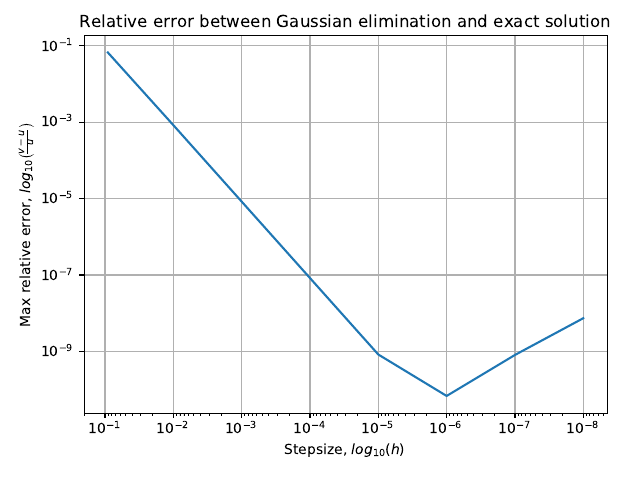

The Python source for this figure:
import numpy as np 
import matplotlib.pyplot as plt 


n = 8
error = np.loadtxt("../build/max_rel_errors_"+str(n)+".dat",unpack=True)


plt.figure(1)
plt.loglog(error[1],error[0])
plt.gca().invert_xaxis()
plt.xlabel("Stepsize, "+r"$h$")
plt.ylabel("Max relative error, "+r"$\frac{|v-u|}{|u|}$")
plt.title("Relative error between Gaussian elimination and exact solution")
plt.grid("on")
plt.tight_layout()
plt.savefig("plot_error.pdf")
plt.show()